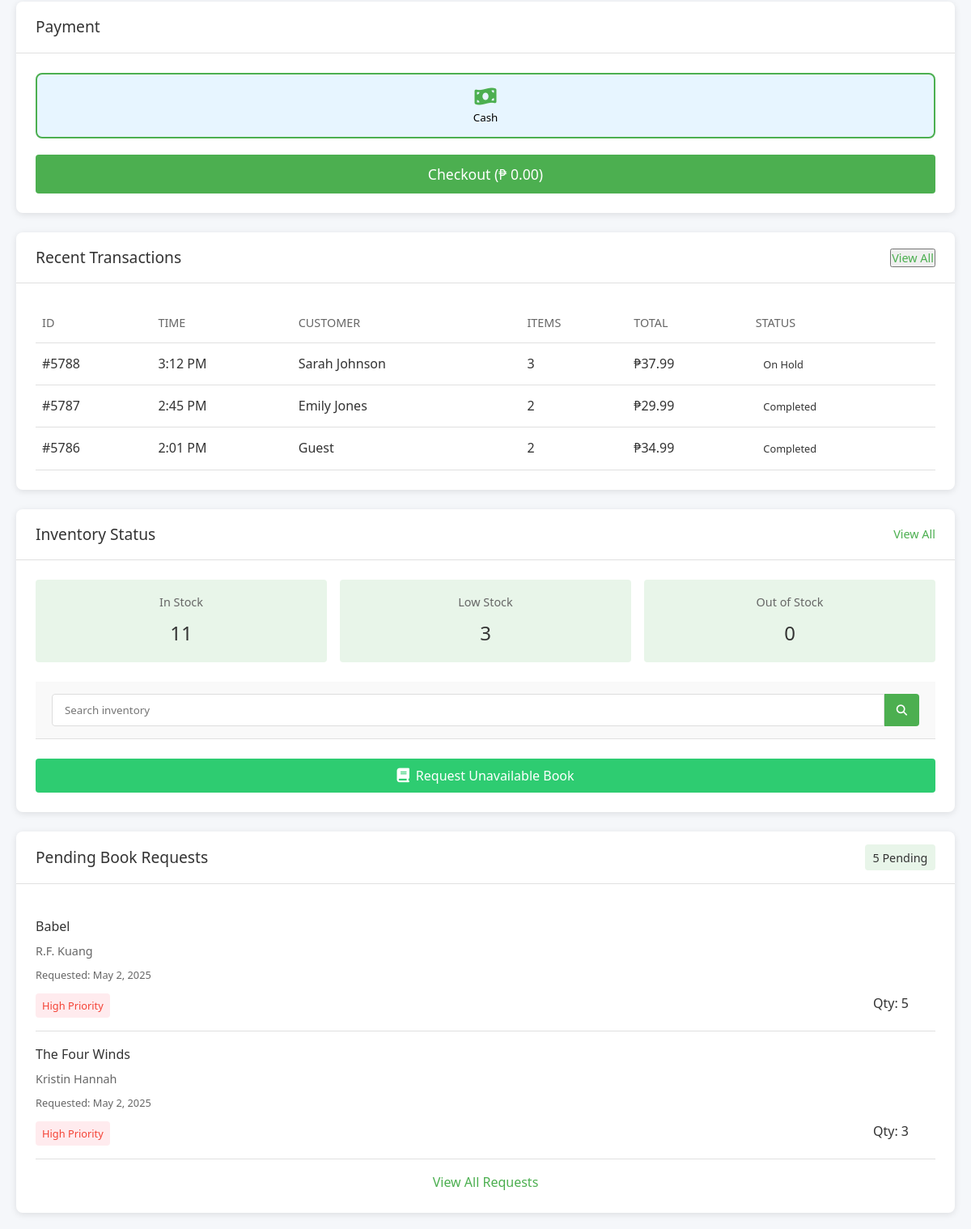
The page /index.php (signed in, lower part) on the database as committed earlier.
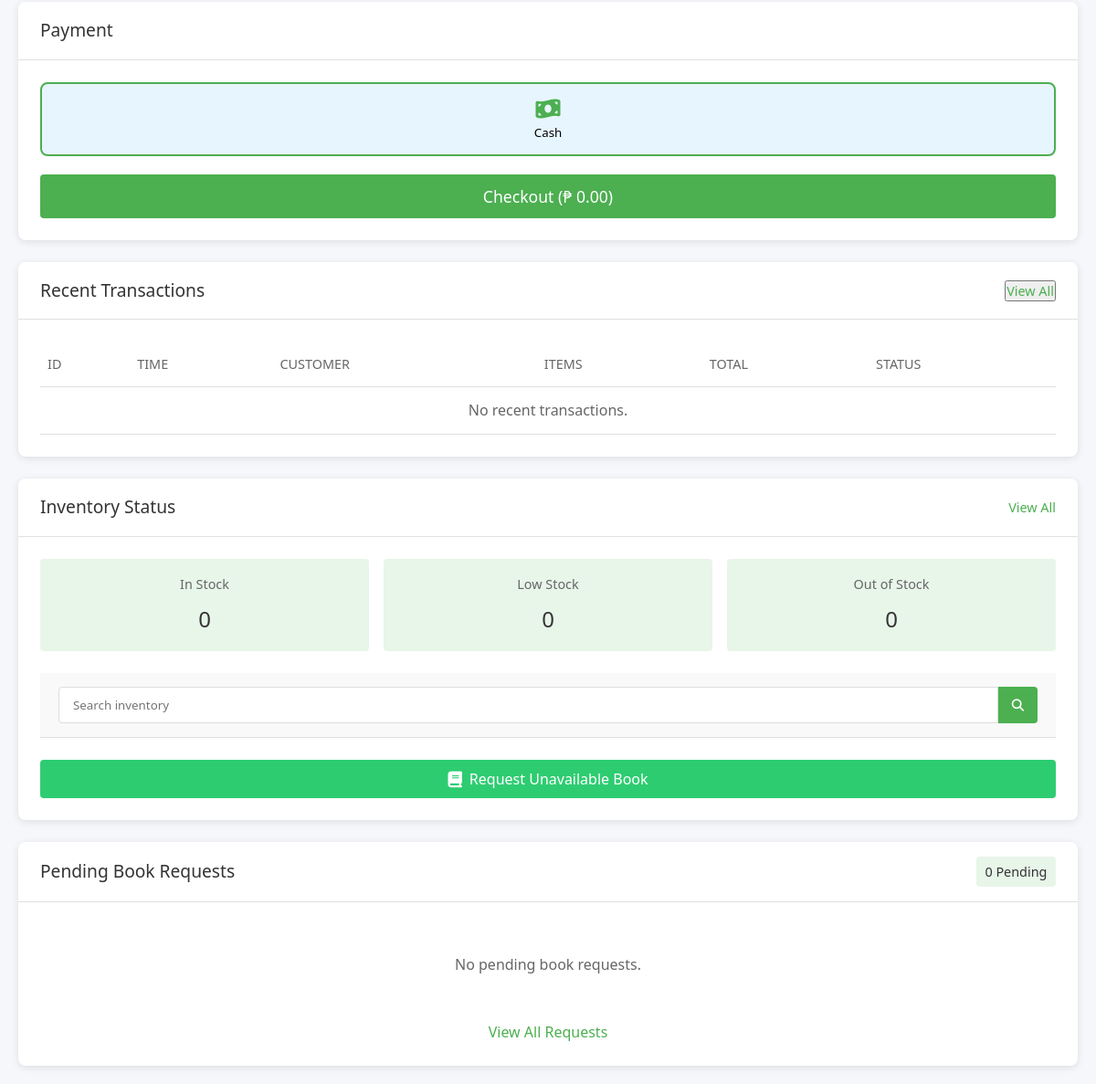
The same page on the database as committed later.
### tables this page shows
CREATE TABLE `transactions` (
  `transaction_id` int(11) NOT NULL AUTO_INCREMENT,
  `customer_id` int(11) DEFAULT NULL,
  `user_id` int(11) NOT NULL,
  `status` enum('completed','on_hold','cancelled') NOT NULL DEFAULT 'completed',
  `payment_method` enum('credit_card','cash','paypal','other') NOT NULL,
  `subtotal` decimal(10,2) NOT NULL,
  `tax` decimal(10,2) NOT NULL,
  `discount` decimal(10,2) NOT NULL DEFAULT 0.00,
  `total` decimal(10,2) NOT NULL,
  `transaction_date` timestamp NOT NULL DEFAULT current_timestamp(),
  PRIMARY KEY (`transaction_id`),
  KEY `customer_id` (`customer_id`),
  KEY `user_id` (`user_id`),
  KEY `idx_transaction_date` (`transaction_date`),
  KEY `idx_transaction_status` (`status`),
  CONSTRAINT `transactions_ibfk_1` FOREIGN KEY (`customer_id`) REFERENCES `customers` (`customer_id`) ON DELETE SET NULL,
  CONSTRAINT `transactions_ibfk_2` FOREIGN KEY (`user_id`) REFERENCES `users` (`user_id`)
);

CREATE TABLE `customers` (
  `customer_id` int(11) NOT NULL AUTO_INCREMENT,
  `name` varchar(255) NOT NULL,
  `email` varchar(255) DEFAULT NULL,
  `phone` varchar(20) DEFAULT NULL,
  `created_at` timestamp NOT NULL DEFAULT current_timestamp(),
  `updated_at` timestamp NOT NULL DEFAULT current_timestamp() ON UPDATE current_timestamp(),
  PRIMARY KEY (`customer_id`),
  UNIQUE KEY `email` (`email`),
  KEY `idx_customer_name` (`name`)
);

CREATE TABLE `book_requests` (
  `request_id` int(11) NOT NULL AUTO_INCREMENT,
  `title` varchar(255) NOT NULL,
  `author` varchar(255) DEFAULT NULL,
  `requested_by` varchar(255) NOT NULL,
  `request_date` timestamp NOT NULL DEFAULT current_timestamp(),
  `priority` enum('low','medium','high') NOT NULL DEFAULT 'medium',
  `quantity` int(11) NOT NULL DEFAULT 1,
  `status` enum('pending','ordered','fulfilled','cancelled') NOT NULL DEFAULT 'pending',
  PRIMARY KEY (`request_id`)
);

### models/Transaction.php (called while the page is built, shortened)
<?php
class Transaction {
    private $conn;
    private $table_name = "transactions";
    public function __construct($db) {
        $this->conn = $db;
    }
    public function getRecent($limit = 10) {
        $query = "SELECT t.transaction_id, t.transaction_date, c.name as customer_name,
                 COUNT(ti.item_id) as item_count, t.total, t.status
                 FROM " . $this->table_name . " t
                 LEFT JOIN customers c ON t.customer_id = c.customer_id
                 LEFT JOIN transaction_items ti ON t.transaction_id = ti.transaction_id
                 GROUP BY t.transaction_id
                 ORDER BY t.transaction_date DESC
                 LIMIT " . $limit;
        $stmt = $this->conn->prepare($query);
        $stmt->execute();
        return $stmt;
    }
}
?>

### models/BookRequest.php (called while the page is built, shortened)
<?php
class BookRequest {
    private $conn;
    private $table_name = "book_requests";
    public function __construct($db) {
        $this->conn = $db;
    }
    public function countPending() {
        $query = "SELECT COUNT(*) as count FROM " . $this->table_name . " WHERE status = 'pending'";
        $stmt = $this->conn->prepare($query);
        $stmt->execute();
        $row = $stmt->fetch(PDO::FETCH_ASSOC);
        return $row['count'];
    }
}
?>

### pages/pos.php (the view, shortened to what the changed rows need)
<?php
$transaction = new Transaction($db);
try {
    $inventory_query = "SELECT
        SUM(CASE WHEN stock_qty > low_stock_threshold THEN 1 ELSE 0 END) as in_stock,
        SUM(CASE WHEN stock_qty <= low_stock_threshold AND stock_qty > 0 THEN 1 ELSE 0 END) as low_stock,
        SUM(CASE WHEN stock_qty = 0 THEN 1 ELSE 0 END) as out_of_stock
        FROM books";
    $stmt = $db->prepare($inventory_query);
    $stmt->execute();
    $inventory_stats = $stmt->fetch(PDO::FETCH_ASSOC);
    $inventory_stats['in_stock'] = $inventory_stats['in_stock'] ?? 0;
    $inventory_stats['low_stock'] = $inventory_stats['low_stock'] ?? 0;
    $inventory_stats['out_of_stock'] = $inventory_stats['out_of_stock'] ?? 0;
} catch (PDOException $e) {
    echo "Inventory query error: " . $e->getMessage();
    $inventory_stats = [
        'in_stock' => 0,
        'low_stock' => 0,
        'out_of_stock' => 0
    ];
}
try {
    $book_requests = new BookRequest($db);
    $requests_query = "SELECT * FROM book_requests
                      WHERE status = 'pending'
                      ORDER BY
                        CASE priority
                            WHEN 'high' THEN 1
                            WHEN 'medium' THEN 2
                            WHEN 'low' THEN 3
                        END,
                        request_date DESC
                      LIMIT 2";
    $stmt = $db->prepare($requests_query);
    $stmt->execute();
    $book_requests_list = $stmt->fetchAll(PDO::FETCH_ASSOC);
    $pending_count = $book_requests->countPending();
} catch (PDOException $e) {
    $book_requests_list = [];
    $pending_count = 0;
    $high_priority_count = 0;
}
try {
    $recent_transactions = $transaction->getRecent(3);
    $recent_transactions_list = [];
    while ($row = $recent_transactions->fetch(PDO::FETCH_ASSOC)) {
        $recent_transactions_list[] = $row;
    }
} catch (PDOException $e) {
    $recent_transactions_list = [];
}
?>
<section id="pos" class="tab-content active">
    <div class="container">
        <div class="left-column">
            <div class="card">
                <div class="card-header">
                    <h2>Payment</h2>
                </div>
                <div class="card-body">
                    <div class="payment-options">
                        <button class="payment-btn active" data-method="cash">
                            <i class="fas fa-money-bill-wave"></i>
                            <span>Cash</span>
                        </button>
                    </div>
                    <div class="action-buttons">
                        <button id="checkout-btn" class="btn-primary">Checkout (₱ 0.00)</button>
                    </div>
                </div>
            </div>
            <div class="card">
                <div class="card-header">
                    <h2>Recent Transactions</h2>
                    <button id="view-all-transactions-btn" class="view-all">View All</button>
                </div>
                <div class="card-body">
                    <table class="transactions-table">
                        <thead>
                            <tr>
                                <th>ID</th>
                                <th>TIME</th>
                                <th>CUSTOMER</th>
                                <th>ITEMS</th>
                                <th>TOTAL</th>
                                <th>STATUS</th>
                            </tr>
                        </thead>
                        <tbody>
                            <?php if (empty($recent_transactions_list)): ?>
                                <tr>
                                    <td colspan="6" class="no-data">No recent transactions.</td>
                                </tr>
                            <?php else: ?>
                                <?php foreach ($recent_transactions_list as $trans): ?>
                                    <tr>
                                        <td>#<?php echo $trans['transaction_id']; ?></td>
                                        <td><?php echo date('g:i A', strtotime($trans['transaction_date'])); ?></td>
                                        <td><?php echo $trans['customer_name'] ? htmlspecialchars($trans['customer_name']) : 'Guest'; ?></td>
                                        <td><?php echo $trans['item_count']; ?></td>
                                        <td><?php echo formatMoney($trans['total']); ?></td>
                                        <td><?php echo getStatusBadge($trans['status']); ?></td>
                                    </tr>
                                <?php endforeach; ?>
                            <?php endif; ?>
                        </tbody>
                    </table>
                </div>
            </div>
        </div>
        <div class="right-column">
            <div class="card">
                <div class="card-header">
                    <h2>Inventory Status</h2>
                    <a href="index.php?tab=inventory" class="view-all">View All</a>
                </div>
                <div class="card-body">
                    <div class="inventory-stats">
                        <div class="stat-box">
                            <span class="stat-label">In Stock</span>
                            <span class="stat-value"><?php echo number_format($inventory_stats['in_stock']); ?></span>
                        </div>
                        <div class="stat-box">
                            <span class="stat-label">Low Stock</span>
                            <span class="stat-value"><?php echo number_format($inventory_stats['low_stock']); ?></span>
                        </div>
                        <div class="stat-box">
                            <span class="stat-label">Out of Stock</span>
                            <span class="stat-value"><?php echo number_format($inventory_stats['out_of_stock']); ?></span>
                        </div>
                    </div>
                    <div class="search-inventory">
                        <input type="text" id="inventory-search" placeholder="Search inventory">
                        <button id="search-inventory-btn"><i class="fas fa-search"></i></button>
                    </div>
                    <button class="request-book-btn">
                        <i class="fas fa-book"></i>
                        Request Unavailable Book
                    </button>
                </div>
            </div>
            <div class="card">
                <div class="card-header">
                    <h2>Pending Book Requests</h2>
                    <span class="pending-count"><?php echo $pending_count; ?> Pending</span>
                </div>
                <div class="card-body">
                    <?php if (empty($book_requests_list)): ?>
                        <div class="no-data">No pending book requests.</div>
                    <?php else: ?>
                        <?php foreach($book_requests_list as $request): ?>
                        <div class="book-request">
                            <div class="request-info">
                                <h3><?php echo htmlspecialchars($request['title']); ?></h3>
                                <p><?php echo htmlspecialchars($request['author']); ?></p>
                                <p class="request-date">Requested: <?php echo date('M j, Y', strtotime($request['request_date'])); ?></p>
                            </div>
                            <div class="request-details">
                                <span class="priority <?php echo $request['priority']; ?>-priority">
                                    <?php echo ucfirst($request['priority']); ?> <?php echo $request['priority'] === 'high' ? 'Priority' : ''; ?>
                                </span>
                                <span class="quantity">Qty: <?php echo $request['quantity']; ?></span>
                            </div>
                        </div>
                        <?php endforeach; ?>
                    <?php endif; ?>
                    <a href="index.php?tab=book_requests" class="view-all-btn">View All Requests</a>
                </div>
            </div>
        </div>
    </div>
</section>

### includes/functions.php (shortened to what the changed rows need)
<?php
function formatMoney($amount) {
    return '₱' . number_format($amount, 2);
}
function getStatusBadge($status) {
    $class = '';
    $label = ucfirst($status);
    switch ($status) {
        case 'completed':
            $class = 'success';
            break;
        case 'on_hold':
        case 'on-hold':
            $class = 'warning';
            $label = 'On Hold';
            break;
    }
    return '<span class="status ' . $class . '">' . $label . '</span>';
}
?>

Rows that differ between the two databases and show on the page:
removed transactions: transaction_id "5788", transaction_date "3:12 PM", customer.name "Sarah Johnson", item_count "3", total "₱37.99", status "On Hold"
removed transactions: transaction_id "5787", transaction_date "2:45 PM", customer.name "Emily Jones", item_count "2", total "₱29.99", status "Completed"
removed transactions: transaction_id "5786", transaction_date "2:01 PM", shows "Guest", item_count "2", total "₱34.99", status "Completed"
removed book_requests: title "Babel", author "R.F. Kuang", request_date "May 2, 2025", priority "High", shows "Priority", quantity "5"
removed book_requests: title "The Four Winds", author "Kristin Hannah", request_date "May 2, 2025", priority "High", shows "Priority", quantity "3"
Other text that changed with them:
$inventory_stats['in_stock']: "11" → "0"
$inventory_stats['low_stock']: "3" → "0"
$pending_count: "5" → "0"
text now shown: "No recent transactions. No pending book requests."
